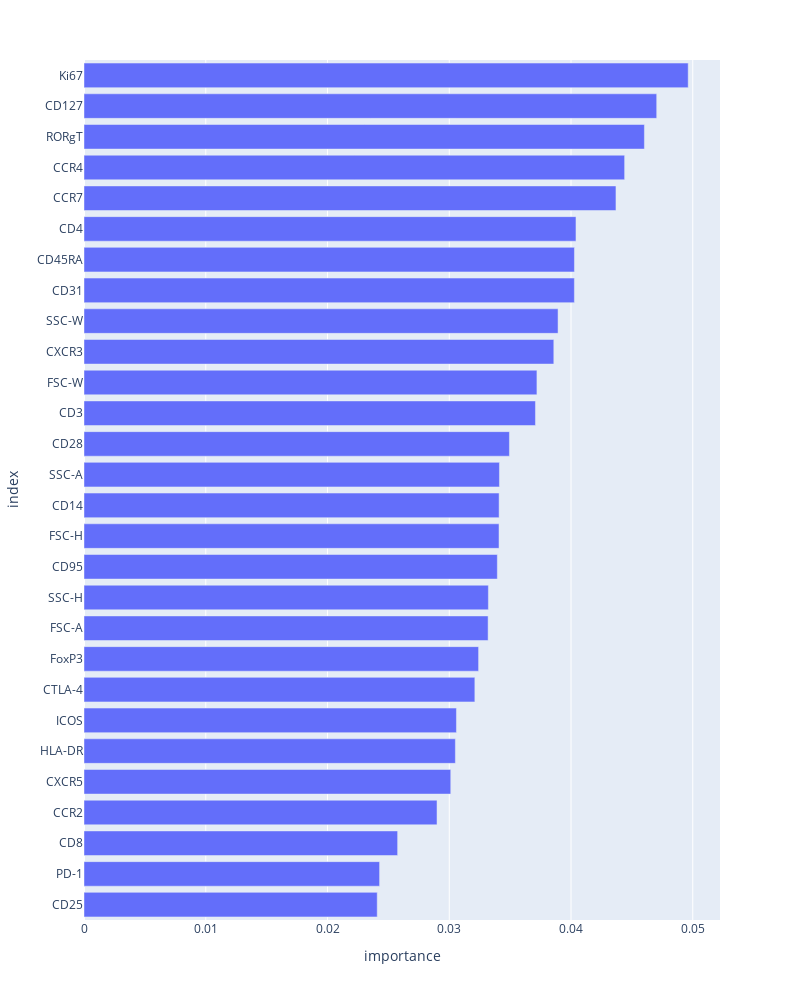

This figure's notebook cell:
### Markdown cell above
### Feature Importance

### Code cell
df = base["importance"]
df.index = df.mark
df.sort_values("importance",inplace=True)
fig = px.bar(df, x = "importance")
fig.update_layout(width = 800,height=1000)
fig.show()

### Figure 1 — Plotly figure (JSON) as saved in the notebook; plotly's stock layout.template omitted (floating-point values rounded to 4 significant figures)
{"data": [{"alignmentgroup": "True", "hovertemplate": "importance=%{x}<br>index=%{y}<extra></extra>", "legendgroup": "", "marker": {"color": "#636efa", "pattern": {"shape": ""}}, "name": "", "offsetgroup": "", "orientation": "h", "showlegend": false, "textposition": "auto", "type": "bar", "x": [0.02408, 0.02428, 0.02576, 0.02899, 0.03012, 0.0305, 0.03059, 0.0321, 0.03241, 0.03319, 0.03321, 0.03395, 0.03409, 0.03409, 0.03412, 0.03494, 0.03708, 0.0372, 0.03859, 0.03894, 0.04028, 0.04028, 0.04041, 0.04369, 0.0444, 0.04603, 0.04704, 0.04963], "xaxis": "x", "y": ["CD25", "PD-1", "CD8", "CCR2", "CXCR5", "HLA-DR", "ICOS", "CTLA-4", "FoxP3", "FSC-A", "SSC-H", "CD95", "FSC-H", "CD14", "SSC-A", "CD28", "CD3", "FSC-W", "CXCR3", "SSC-W", "CD31", "CD45RA", "CD4", "CCR7", "CCR4", "RORgT", "CD127", "Ki67"], "yaxis": "y"}], "layout": {"barmode": "relative", "height": 1000, "legend": {"tracegroupgap": 0}, "margin": {"t": 60}, "width": 800, "xaxis": {"anchor": "y", "domain": [0, 1], "title": {"text": "importance"}}, "yaxis": {"anchor": "x", "domain": [0, 1], "title": {"text": "index"}}}}
